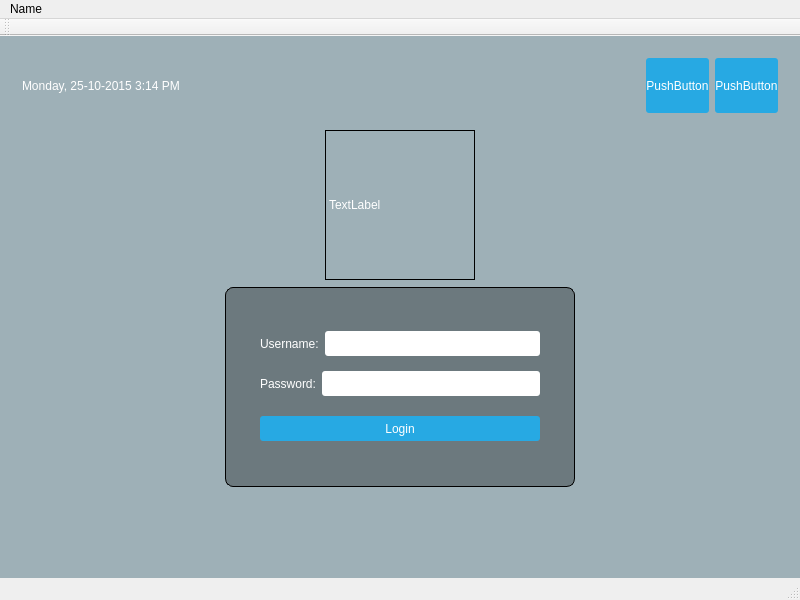
<?xml version="1.0" encoding="UTF-8"?>
<ui version="4.0">
 <class>MainWindow</class>
 <widget class="QMainWindow" name="MainWindow">
  <property name="geometry">
   <rect>
    <x>0</x>
    <y>0</y>
    <width>800</width>
    <height>600</height>
   </rect>
  </property>
  <property name="sizePolicy">
   <sizepolicy hsizetype="Fixed" vsizetype="Fixed">
    <horstretch>0</horstretch>
    <verstretch>0</verstretch>
   </sizepolicy>
  </property>
  <property name="windowTitle">
   <string>MainWindow</string>
  </property>
  <property name="styleSheet">
   <string notr="true">QPushButton
   {
     color: white;
     background-color: #27a9e3;
     border-width: 0px;
     border-radius: 3px;
}
QPushButton:hover { background-color: #66c011; }
#centralWidget { background: rgba(32, 80, 96, 100); }
#topPanel { background-color:
     qlineargradient(spread:reflect, x1:0.5, y1:0, x2:0, y2:0,
     stop:0 rgba(91, 204, 233, 100), stop:1 rgba(32, 80, 96,
     100)); }
#loginForm {
     background: rgba(0, 0, 0, 80);
     border-radius: 8px;
   }
QLabel { color: white; }
QLineEdit { border-radius: 3px; }</string>
  </property>
  <widget class="QWidget" name="centralWidget">
   <layout class="QVBoxLayout" name="verticalLayout_2">
    <item>
     <widget class="QWidget" name="topPanel" native="true">
      <layout class="QHBoxLayout" name="horizontalLayout">
       <item>
        <widget class="QLabel" name="currentDateTime">
         <property name="text">
          <string>Monday, 25-10-2015 3:14 PM</string>
         </property>
        </widget>
       </item>
       <item>
        <spacer name="horizontalSpacer">
         <property name="orientation">
          <enum>Qt::Horizontal</enum>
         </property>
         <property name="sizeHint" stdset="0">
          <size>
           <width>40</width>
           <height>20</height>
          </size>
         </property>
        </spacer>
       </item>
       <item>
        <widget class="QPushButton" name="restartButton">
         <property name="sizePolicy">
          <sizepolicy hsizetype="Fixed" vsizetype="Fixed">
           <horstretch>0</horstretch>
           <verstretch>0</verstretch>
          </sizepolicy>
         </property>
         <property name="minimumSize">
          <size>
           <width>55</width>
           <height>55</height>
          </size>
         </property>
         <property name="text">
          <string>PushButton</string>
         </property>
        </widget>
       </item>
       <item>
        <widget class="QPushButton" name="shutdownButton">
         <property name="sizePolicy">
          <sizepolicy hsizetype="Fixed" vsizetype="Fixed">
           <horstretch>0</horstretch>
           <verstretch>0</verstretch>
          </sizepolicy>
         </property>
         <property name="minimumSize">
          <size>
           <width>55</width>
           <height>55</height>
          </size>
         </property>
         <property name="text">
          <string>PushButton</string>
         </property>
        </widget>
       </item>
      </layout>
     </widget>
    </item>
    <item>
     <layout class="QHBoxLayout" name="horizontalLayout_2">
      <property name="topMargin">
       <number>0</number>
      </property>
      <item>
       <widget class="QLabel" name="label">
        <property name="sizePolicy">
         <sizepolicy hsizetype="Fixed" vsizetype="Fixed">
          <horstretch>0</horstretch>
          <verstretch>0</verstretch>
         </sizepolicy>
        </property>
        <property name="minimumSize">
         <size>
          <width>150</width>
          <height>150</height>
         </size>
        </property>
        <property name="styleSheet">
         <string notr="true">border: 1px solid;</string>
        </property>
        <property name="text">
         <string>TextLabel</string>
        </property>
       </widget>
      </item>
     </layout>
    </item>
    <item>
     <layout class="QHBoxLayout" name="horizontalLayout_4">
      <property name="topMargin">
       <number>1</number>
      </property>
      <item>
       <widget class="QWidget" name="loginForm" native="true">
        <property name="sizePolicy">
         <sizepolicy hsizetype="Fixed" vsizetype="Fixed">
          <horstretch>0</horstretch>
          <verstretch>0</verstretch>
         </sizepolicy>
        </property>
        <property name="minimumSize">
         <size>
          <width>350</width>
          <height>200</height>
         </size>
        </property>
        <property name="styleSheet">
         <string notr="true">#loginForm { border: 1px solid; }</string>
        </property>
        <layout class="QVBoxLayout" name="verticalLayout_3">
         <property name="leftMargin">
          <number>35</number>
         </property>
         <property name="topMargin">
          <number>35</number>
         </property>
         <property name="rightMargin">
          <number>35</number>
         </property>
         <property name="bottomMargin">
          <number>35</number>
         </property>
         <item>
          <layout class="QHBoxLayout" name="horizontalLayout_6">
           <item>
            <widget class="QLabel" name="label_2">
             <property name="minimumSize">
              <size>
               <width>0</width>
               <height>25</height>
              </size>
             </property>
             <property name="text">
              <string>Username:</string>
             </property>
            </widget>
           </item>
           <item>
            <widget class="QLineEdit" name="username">
             <property name="minimumSize">
              <size>
               <width>0</width>
               <height>25</height>
              </size>
             </property>
            </widget>
           </item>
          </layout>
         </item>
         <item>
          <layout class="QHBoxLayout" name="horizontalLayout_5">
           <item>
            <widget class="QLabel" name="label_3">
             <property name="minimumSize">
              <size>
               <width>0</width>
               <height>25</height>
              </size>
             </property>
             <property name="text">
              <string>Password:</string>
             </property>
            </widget>
           </item>
           <item>
            <widget class="QLineEdit" name="password">
             <property name="minimumSize">
              <size>
               <width>0</width>
               <height>25</height>
              </size>
             </property>
            </widget>
           </item>
          </layout>
         </item>
         <item>
          <spacer name="verticalSpacer_2">
           <property name="orientation">
            <enum>Qt::Vertical</enum>
           </property>
           <property name="sizeType">
            <enum>QSizePolicy::Fixed</enum>
           </property>
           <property name="sizeHint" stdset="0">
            <size>
             <width>20</width>
             <height>5</height>
            </size>
           </property>
          </spacer>
         </item>
         <item>
          <widget class="QPushButton" name="loginButton">
           <property name="minimumSize">
            <size>
             <width>0</width>
             <height>25</height>
            </size>
           </property>
           <property name="text">
            <string>Login</string>
           </property>
          </widget>
         </item>
        </layout>
       </widget>
      </item>
     </layout>
    </item>
    <item>
     <spacer name="verticalSpacer">
      <property name="orientation">
       <enum>Qt::Vertical</enum>
      </property>
      <property name="sizeHint" stdset="0">
       <size>
        <width>20</width>
        <height>40</height>
       </size>
      </property>
     </spacer>
    </item>
   </layout>
  </widget>
  <widget class="QMenuBar" name="menuBar">
   <property name="geometry">
    <rect>
     <x>0</x>
     <y>0</y>
     <width>800</width>
     <height>22</height>
    </rect>
   </property>
   <widget class="QMenu" name="menuName">
    <property name="title">
     <string>Name</string>
    </property>
    <addaction name="separator"/>
    <addaction name="actionButton"/>
   </widget>
   <addaction name="menuName"/>
  </widget>
  <widget class="QToolBar" name="mainToolBar">
   <attribute name="toolBarArea">
    <enum>TopToolBarArea</enum>
   </attribute>
   <attribute name="toolBarBreak">
    <bool>false</bool>
   </attribute>
  </widget>
  <widget class="QStatusBar" name="statusBar"/>
  <action name="actionButton">
   <property name="text">
    <string>button</string>
   </property>
  </action>
 </widget>
 <layoutdefault spacing="6" margin="11"/>
 <resources/>
 <connections/>
</ui>
